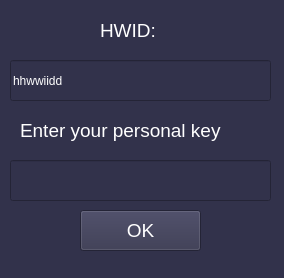
<?xml version="1.0" encoding="UTF-8"?>
<ui version="4.0">
 <class>MainWindow</class>
 <widget class="QMainWindow" name="MainWindow">
  <property name="geometry">
   <rect>
    <x>0</x>
    <y>0</y>
    <width>284</width>
    <height>278</height>
   </rect>
  </property>
  <property name="windowTitle">
   <string>MainWindow</string>
  </property>
  <property name="styleSheet">
   <string notr="true">background-color: rgb(50, 50, 75);</string>
  </property>
  <widget class="QWidget" name="centralwidget">
   <widget class="QLabel" name="label">
    <property name="geometry">
     <rect>
      <x>20</x>
      <y>110</y>
      <width>241</width>
      <height>41</height>
     </rect>
    </property>
    <property name="font">
     <font>
      <pointsize>14</pointsize>
     </font>
    </property>
    <property name="styleSheet">
     <string notr="true">color: rgb(255, 255, 255);</string>
    </property>
    <property name="text">
     <string>Enter your personal key</string>
    </property>
   </widget>
   <widget class="QLineEdit" name="lineEdit">
    <property name="geometry">
     <rect>
      <x>10</x>
      <y>160</y>
      <width>261</width>
      <height>41</height>
     </rect>
    </property>
    <property name="styleSheet">
     <string notr="true">color: rgb(255, 255, 255);
font: 12pt &quot;MS Shell Dlg 2&quot;;</string>
    </property>
    <property name="text">
     <string/>
    </property>
   </widget>
   <widget class="QPushButton" name="pushButton">
    <property name="geometry">
     <rect>
      <x>80</x>
      <y>210</y>
      <width>121</width>
      <height>41</height>
     </rect>
    </property>
    <property name="font">
     <font>
      <pointsize>14</pointsize>
     </font>
    </property>
    <property name="styleSheet">
     <string notr="true">color: rgb(255, 255, 255);</string>
    </property>
    <property name="text">
     <string>OK</string>
    </property>
   </widget>
   <widget class="QLabel" name="label_2">
    <property name="geometry">
     <rect>
      <x>100</x>
      <y>10</y>
      <width>71</width>
      <height>41</height>
     </rect>
    </property>
    <property name="font">
     <font>
      <pointsize>14</pointsize>
     </font>
    </property>
    <property name="styleSheet">
     <string notr="true">color: rgb(255, 255, 255);</string>
    </property>
    <property name="text">
     <string>HWID:</string>
    </property>
   </widget>
   <widget class="QLineEdit" name="lineEdit_2">
    <property name="geometry">
     <rect>
      <x>10</x>
      <y>60</y>
      <width>261</width>
      <height>41</height>
     </rect>
    </property>
    <property name="styleSheet">
     <string notr="true">color: rgb(255, 255, 255);
font: 12pt &quot;MS Shell Dlg 2&quot;;</string>
    </property>
    <property name="text">
     <string>hhwwiidd</string>
    </property>
   </widget>
  </widget>
  <widget class="QStatusBar" name="statusbar"/>
 </widget>
 <resources/>
 <connections/>
</ui>
